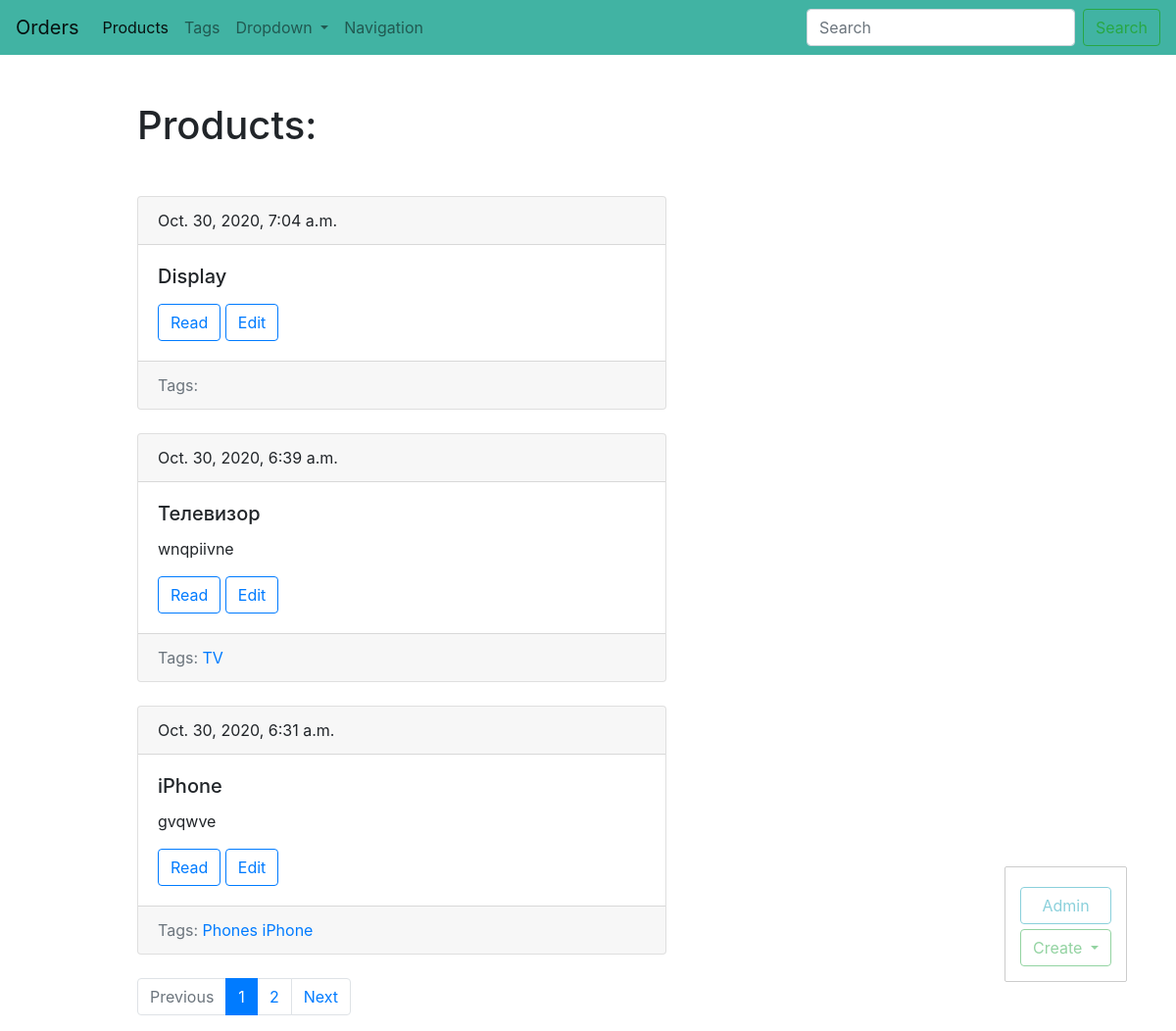
Page /shop/product/ (signed in) on the committed database.
### shop/models.py (models this page shows, shortened)
class Product(models.Model):
    title = models.CharField(max_length=150, db_index=True, verbose_name="Название товара:")
    slug = models.SlugField(max_length=150, blank=True, unique=True)
    body = models.TextField(blank=True, db_index=True, )
    photo = models.ImageField(upload_to='photo/', blank=True)
    tags = models.ManyToManyField('Tag', blank=True, related_name='Product', verbose_name="Тэги товара:")
    date_pub = models.DateTimeField(auto_now_add=True)
    def get_absolute_url(self):
        return reverse('product_detail_url', kwargs={'slug': self.slug})
    def get_update_url(self):
        return reverse('product_update_url', kwargs={'slug': self.slug})
    class Meta:
        ordering = ['-date_pub']
        verbose_name = 'Товар'
        verbose_name_plural = 'Товары'

class Tag(models.Model):
    title = models.CharField(max_length=50)
    slug = models.SlugField(max_length=50, unique=True)
    def get_absolute_url(self):
        return reverse('tag_detail_url', kwargs={'slug': self.slug})
    class Meta:
        ordering = ['title']

### shop/views.py (the view)
# urls.py: path('product/', product_list,  name="product_list_url"),
def product_list(request):
    posts = Product.objects.all()
    paginator = Paginator(posts, 3)
    page_number = request.GET.get('page', 1)
    page = paginator.get_page(page_number)
    is_paginated = page.has_other_pages()
    if page.has_previous():
        prev_url = '?page={}'.format(page.previous_page_number())
    else:
        prev_url = ''
    if page.has_next():
        next_url = '?page={}'.format(page.next_page_number())
    else:
        next_url = ''
    context = {
        'page_object': page,
        'is_paginated': is_paginated,
        'next_url': next_url,
        'prev_url': prev_url
    }
    return render(request, 'shop/index.html', context=context)

### shop/templates/shop/index.html (shortened to what this page needs)
{% extends 'shop/base_blog.html' %}
{% block content %}
    <h1 class="mb-5">Products:</h1>
    {% for product in page_object.object_list %}
        {% include 'shop/includes/product_card_template.html' %}
    {% endfor %}
{% endblock %}

### shop/templates/shop/includes/product_card_template.html
<div class="card mb-4">
    <div class="card-header">
        {{ product.date_pub }}
    </div>
    <div class="card-body">
        <h5 class="card-title">{{ product.title }}</h5>
        <p class="card-text">{{ product.body|truncatewords:15 }}</p>
        <a href='{{ product.get_absolute_url }}' class="btn btn-outline-primary">Read</a>
        <a href='{{ product.get_update_url }}' class="btn btn-outline-primary">Edit</a>
    </div>
    <div class="card-footer text-muted">
        Tags:
        {% for tag in product.tags.all %}
            <a href="{{ tag.get_absolute_url }}">{{ tag.title }}</a>
        {% endfor %}
    </div>
</div>

### rows in the picture
Product: date_pub "Oct. 30, 2020, 7:04 a.m.", title "Display"
Product: date_pub "Oct. 30, 2020, 6:39 a.m.", title "Телевизор", body "wnqpiivne"
Tag: title "TV"
Product: date_pub "Oct. 30, 2020, 6:31 a.m.", title "iPhone", body "gvqwve"
Tag: title "Phones"
Tag: title "iPhone"

### other values in the picture
{{ p }} "1"
{{ p }} "2"
